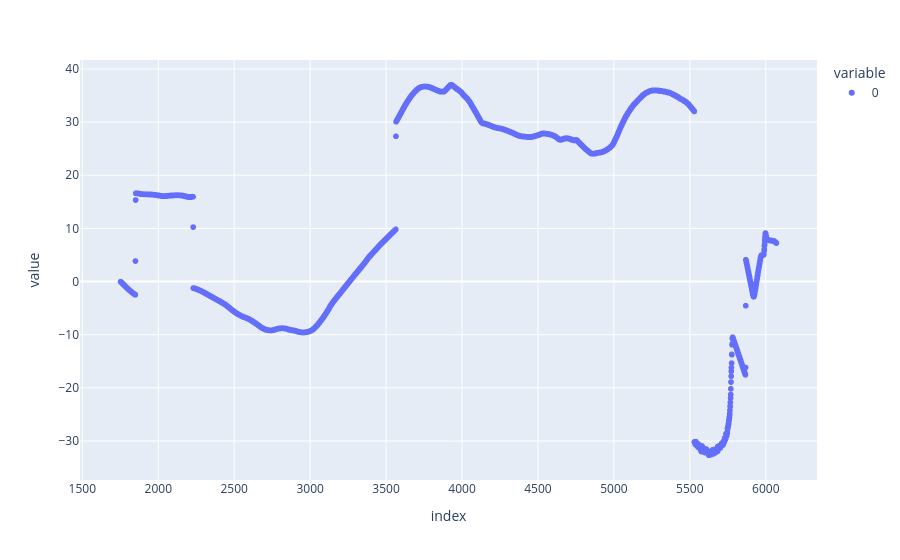

Notebook cell for this chart:
### Code cell
px.scatter(pred_formation_change.subtract(z_change,axis=0).median(axis=1))

### Figure 1 — Plotly figure (JSON) as saved in the notebook; plotly's stock layout.template omitted (floating-point values rounded to 4 significant figures; data arrays with more than 128 entries replaced by an {"elided": "..."} marker saying what was removed)
{"data": [{"hovertemplate": "variable=0<br>index=%{x}<br>value=%{y}<extra></extra>", "legendgroup": "0", "marker": {"color": "#636efa", "symbol": "circle"}, "mode": "markers", "name": "0", "showlegend": true, "type": "scattergl", "x": {"elided": "4319 int values"}, "xaxis": "x", "y": {"elided": "4319 float values"}, "yaxis": "y"}], "layout": {"legend": {"title": {"text": "variable"}, "tracegroupgap": 0}, "margin": {"t": 60}, "xaxis": {"anchor": "y", "domain": [0, 1], "title": {"text": "index"}}, "yaxis": {"anchor": "x", "domain": [0, 1], "title": {"text": "value"}}}}
